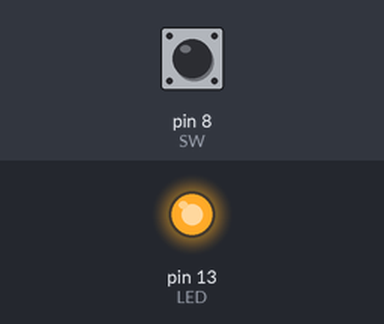
The sketch below on a simulated Arduino Uno, built with avr-gcc and run on an emulated ATmega328P. Shown: output pins drawn as LEDs (lit = HIGH). The inputs (shaded band) are chosen by the test bench; at power-on: pin 8 (SW) HIGH.

Above: at 1.5 s.
At 4.5 s:
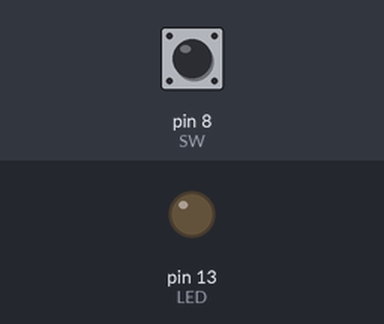
Timing chart, 0 to 7.8 s (numbered marks = the images above):
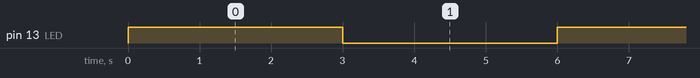

Measured:
- by itself, pin 13 (LED): alternates HIGH for 3.0 s and LOW for 3.0 s

The sketch:

conditions_and_buttons1.ino
```cpp
// C++ code
int SW = 8;
int LED = 13;
int D1 =100;
int D2 =3000;
void blink(int D)
{
  digitalWrite(LED, HIGH);
  delay(D); // Wait for 1000 millisecond(s)
  digitalWrite(LED, LOW);
  delay(D); // Wait for 1000 millisecond(s)
}
void setup()
{
  pinMode(LED, OUTPUT);
  pinMode(SW, INPUT);
}

void loop()
{
  int D = D2;

  if(digitalRead(SW)== 0)
    D = D1;

  blink(D);
}
```
